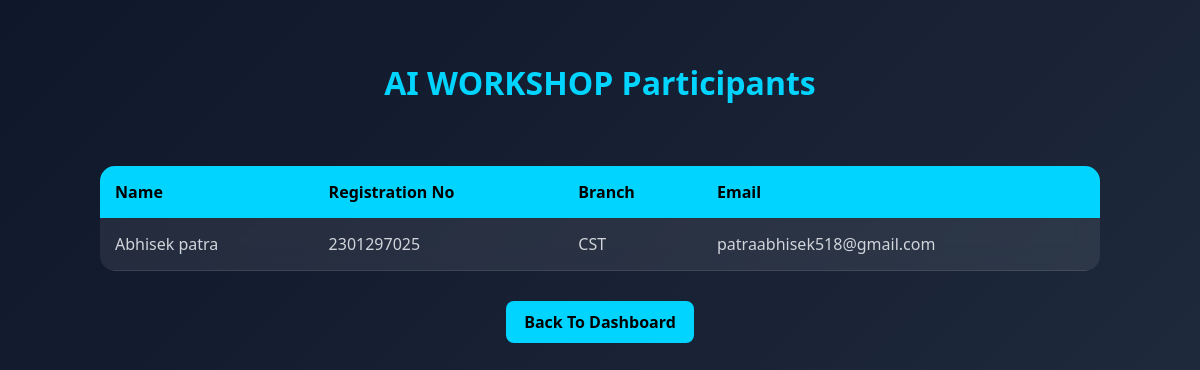
The app's page /participants/3 with its own data.
### tables this page shows
CREATE TABLE events (
            id INTEGER PRIMARY KEY AUTOINCREMENT,
            event_name TEXT,
            event_date TEXT,
            event_time TEXT,
            venue TEXT,
            guest_speaker TEXT,
            event_goal TEXT,
            description TEXT
        , capacity INTEGER DEFAULT 50);

CREATE TABLE students (
    id INTEGER PRIMARY KEY AUTOINCREMENT,
    name TEXT,
    registration_no TEXT,
    contact TEXT,
    branch TEXT,
    email TEXT UNIQUE,
    password TEXT
, profile_image TEXT);

### app.py (the view)
@app.route("/participants/<int:event_id>")
def participants(event_id):
    conn = sqlite3.connect("events.db")
    cursor = conn.cursor()
    cursor.execute("SELECT event_name FROM events WHERE id=?", (event_id,))
    event = cursor.fetchone()
    cursor.execute(
        """
        SELECT students.name,
               students.registration_no,
               students.branch,
               students.email
        FROM registrations
        JOIN students
        ON registrations.student_id = students.id
        WHERE registrations.event_id = ?
    """,
        (event_id,),
    )
    participants = cursor.fetchall()
    conn.close()
    return render_template("participants.html", participants=participants, event=event)

### templates/participants.html (shortened to what this page needs)
<!DOCTYPE html>
<html lang="en">
<head>
    <link rel="stylesheet" href="{{ url_for('static',
    filename='css/participants.css') }}">
</head>
<body>
    <div class="header">
        <h1>{{ event[0] }} Participants</h1>
    </div>
    <div class="table-wrapper">
        {% if participants %}
        <table class="participants-table">
            <tr>
                <th>Name</th>
                <th>Registration No</th>
                <th>Branch</th>
                <th>Email</th>
            </tr>
            {% for student in participants %}
            <tr>
                <td>{{ student[0] }}</td>
                <td>{{ student[1] }}</td>
                <td>{{ student[2] }}</td>
                <td>{{ student[3] }}</td>
            </tr>
            {% endfor %}
        </table>
        {% else %}
        <div class="no-participants">
            <h2>No Participants Yet</h2>
        </div>
        {% endif %}
    </div>
    <div class="footer-btn">
        <a href="/admin" class="btn">
            Back To Dashboard
        </a>
    </div>
</body>
</html>

### static/css/participants.css (style rules this page uses)
body { margin: 0; font-family: 'Segoe UI', sans-serif; background: linear-gradient(135deg, #0f172a, #1e293b); color: white; }
.header { text-align: center; padding: 40px; }
.header h1 { color: #00d4ff; }
.btn { display: inline-block; padding: 10px 18px; background: #00d4ff; color: black; text-decoration: none; font-weight: bold; border-radius: 8px; }
.footer-btn { text-align: center; margin: 30px; }
.participants-table { width: 90%; max-width: 1000px; margin: auto; border-collapse: collapse; background: rgba(255, 255, 255, 0.08); backdrop-filter: blur(12px); border-radius: 15px; overflow: hidden; }
.participants-table th { background: #00d4ff; color: black; padding: 15px; text-align: left; }
.participants-table td { padding: 15px; border-bottom: 1px solid rgba(255, 255, 255, 0.1); color: #d1d5db; }
.table-wrapper { overflow-x:auto; width:100%; }

### records on screen
events: event_name "AI WORKSHOP"
students: name "Abhisek patra", registration_no "2301297025", branch "CST", email "patraabhisek518@gmail.com"
